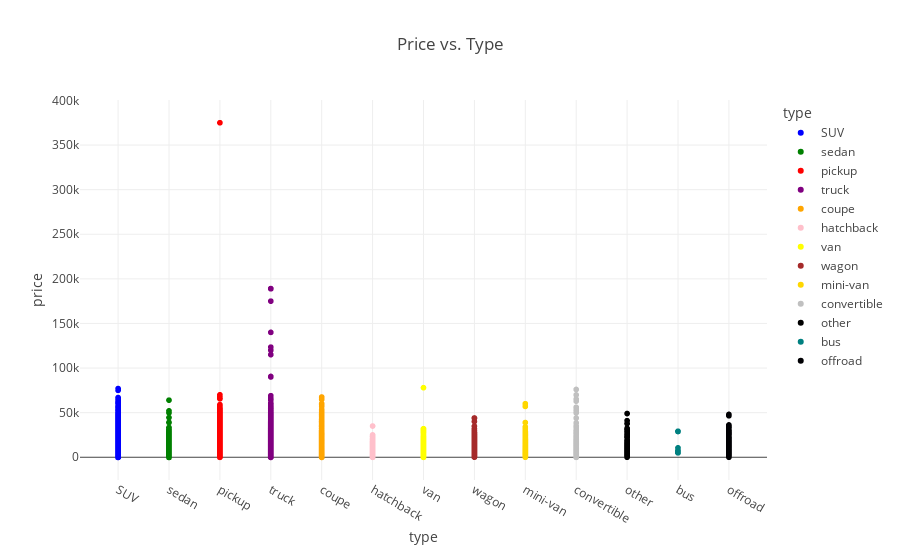

Notebook code cell kept with this figure:
### Code cell
color_map = {
    'SUV': 'blue',
    'sedan': 'green',
    'pickup': 'red',
    'truck': 'purple',
    'coupe': 'orange',
    'hatchback': 'pink',
    'van': 'yellow',
    'wagon': 'brown',
    'mini-van': 'gold',
    'convertible': 'silver',
    'other': 'black',
    'bus': 'teal',
    'offroad': 'lime green'

}

fig_scatter = px.scatter(
    df, 
    x='type', 
    y='price', 
    color='type',
    title='Price vs. Type',
    color_discrete_map=color_map
)

fig_scatter.show()

### Figure 1 — Plotly figure (JSON) as saved in the notebook; plotly's stock layout.template omitted (floating-point values rounded to 4 significant figures; data arrays with more than 128 entries replaced by an {"elided": "..."} marker saying what was removed)
{"data": [{"hovertemplate": "type=%{x}<br>price=%{y}<extra></extra>", "legendgroup": "SUV", "marker": {"color": "blue", "symbol": "circle"}, "mode": "markers", "name": "SUV", "showlegend": true, "type": "scattergl", "x": {"elided": "8772 str values"}, "xaxis": "x", "y": {"elided": "8772 int values"}, "yaxis": "y"}, {"hovertemplate": "type=%{x}<br>price=%{y}<extra></extra>", "legendgroup": "sedan", "marker": {"color": "green", "symbol": "circle"}, "mode": "markers", "name": "sedan", "showlegend": true, "type": "scattergl", "x": {"elided": "8528 str values"}, "xaxis": "x", "y": {"elided": "8528 int values"}, "yaxis": "y"}, {"hovertemplate": "type=%{x}<br>price=%{y}<extra></extra>", "legendgroup": "pickup", "marker": {"color": "red", "symbol": "circle"}, "mode": "markers", "name": "pickup", "showlegend": true, "type": "scattergl", "x": {"elided": "4924 str values"}, "xaxis": "x", "y": {"elided": "4924 int values"}, "yaxis": "y"}, {"hovertemplate": "type=%{x}<br>price=%{y}<extra></extra>", "legendgroup": "truck", "marker": {"color": "purple", "symbol": "circle"}, "mode": "markers", "name": "truck", "showlegend": true, "type": "scattergl", "x": {"elided": "8768 str values"}, "xaxis": "x", "y": {"elided": "8768 int values"}, "yaxis": "y"}, {"hovertemplate": "type=%{x}<br>price=%{y}<extra></extra>", "legendgroup": "coupe", "marker": {"color": "orange", "symbol": "circle"}, "mode": "markers", "name": "coupe", "showlegend": true, "type": "scattergl", "x": {"elided": "1672 str values"}, "xaxis": "x", "y": {"elided": "1672 int values"}, "yaxis": "y"}, {"hovertemplate": "type=%{x}<br>price=%{y}<extra></extra>", "legendgroup": "hatchback", "marker": {"color": "pink", "symbol": "circle"}, "mode": "markers", "name": "hatchback", "showlegend": true, "type": "scattergl", "x": {"elided": "736 str values"}, "xaxis": "x", "y": {"elided": "736 int values"}, "yaxis": "y"}, {"hovertemplate": "type=%{x}<br>price=%{y}<extra></extra>", "legendgroup": "van", "marker": {"color": "yellow", "symbol": "circle"}, "mode": "markers", "name": "van", "showlegend": true, "type": "scattergl", "x": {"elided": "422 str values"}, "xaxis": "x", "y": {"elided": "422 int values"}, "yaxis": "y"}, {"hovertemplate": "type=%{x}<br>price=%{y}<extra></extra>", "legendgroup": "wagon", "marker": {"color": "brown", "symbol": "circle"}, "mode": "markers", "name": "wagon", "showlegend": true, "type": "scattergl", "x": {"elided": "1086 str values"}, "xaxis": "x", "y": {"elided": "1086 int values"}, "yaxis": "y"}, {"hovertemplate": "type=%{x}<br>price=%{y}<extra></extra>", "legendgroup": "mini-van", "marker": {"color": "gold", "symbol": "circle"}, "mode": "markers", "name": "mini-van", "showlegend": true, "type": "scattergl", "x": {"elided": "825 str values"}, "xaxis": "x", "y": {"elided": "825 int values"}, "yaxis": "y"}, {"hovertemplate": "type=%{x}<br>price=%{y}<extra></extra>", "legendgroup": "convertible", "marker": {"color": "silver", "symbol": "circle"}, "mode": "markers", "name": "convertible", "showlegend": true, "type": "scattergl", "x": {"elided": "328 str values"}, "xaxis": "x", "y": {"elided": "328 int values"}, "yaxis": "y"}, {"hovertemplate": "type=%{x}<br>price=%{y}<extra></extra>", "legendgroup": "other", "marker": {"color": "black", "symbol": "circle"}, "mode": "markers", "name": "other", "showlegend": true, "type": "scattergl", "x": {"elided": "179 str values"}, "xaxis": "x", "y": {"elided": "179 int values"}, "yaxis": "y"}, {"hovertemplate": "type=%{x}<br>price=%{y}<extra></extra>", "legendgroup": "bus", "marker": {"color": "teal", "symbol": "circle"}, "mode": "markers", "name": "bus", "showlegend": true, "type": "scattergl", "x": ["bus", "bus", "bus", "bus", "bus", "bus", "bus", "bus", "bus", "bus", "bus", "bus", "bus", "bus", "bus", "bus", "bus", "bus", "bus"], "xaxis": "x", "y": [10500, 28990, 4995, 28990, 28990, 4995, 28990, 28990, 28990, 4995, 28990, 4995, 6997, 7900, 7500, 4995, 6997, 6997, 28990], "yaxis": "y"}, {"hovertemplate": "type=%{x}<br>price=%{y}<extra></extra>", "legendgroup": "offroad", "marker": {"color": "lime green", "symbol": "circle"}, "mode": "markers", "name": "offroad", "showlegend": true, "type": "scattergl", "x": {"elided": "160 str values"}, "xaxis": "x", "y": {"elided": "160 int values"}, "yaxis": "y"}], "layout": {"legend": {"title": {"text": "type"}, "tracegroupgap": 0}, "title": {"text": "Price vs. Type"}, "xaxis": {"anchor": "y", "categoryarray": ["SUV", "sedan", "pickup", "truck", "coupe", "hatchback", "van", "wagon", "mini-van", "convertible", "other", "bus", "offroad"], "categoryorder": "array", "domain": [0, 1], "title": {"text": "type"}}, "yaxis": {"anchor": "x", "domain": [0, 1], "title": {"text": "price"}}}}
